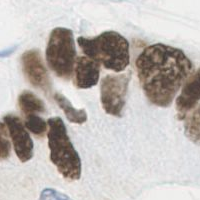
#> input picture data/cluster1.bmp, 200 x 200 px; its folder holds only this picture in this run
$ python -i imageprocessing.py   (imports and definitions only)   (older library calls are emulated)
#> lines starting #> are read from the running program, lines starting #| are printed output that depends on the picture; after the words box and inside, x2 and y2 are one past the last pixel; in counts of white or black regions, pixels touching at a corner belong together
# image processing functionality modularized

from __future__ import division
import math
import cv2
import numpy as np

class Slide:
    # TODO: rename class more appropriately
    ''' data pipeline created from raw image data; provides mechanism for extracting primitive features of image (e.g., spatially intact representation of those pixels falling within some specified color threshold) '''

    def __init__(self, filename):
        ''' internal representations of image as numpy.ndarray matrix stored to avoid recomputation '''
#> called with filename = 'data/cluster1.bmp'
        self.bgr = cv2.imread(filename)
#> self.bgr is the input picture: shape (200, 200, 3); mean B, G, R 178.8, 182.7, 189.1
        self.gray = cv2.imread(filename, 0)
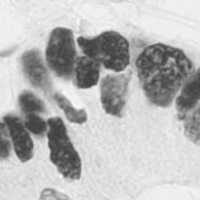
#> self.gray: shape (200, 200); min 56, max 252, mean 184.2
        self.DAB_MASK_VALUES = {
            # NOTE: these hsv values chosen through trial and error
            # hl -> hue lower bound
            # hh -> hue higher bound
            # sl -> saturation lower bound
            # sh -> saturation higher bound
            # vl -> volume lower bound
            # vh -> volume higher bound
            "hl": 3,
            "hh": 20,
            "sl": 60,
            "sh": 180,
            "vl": 25,
            "vh": 250}
        self.AP_MASK_VALUES = {
            # NOTE: these hsv values chosen through trial and error
            # hl -> hue lower bound
            # hh -> hue higher bound
            # sl -> saturation lower bound
            # sh -> saturation higher bound
            # vl -> volume lower bound
            # vh -> volume higher bound
            "hl": 150,
            "hh": 185,
            "sl": 40,
            "sh": 220,
            "vl": 65,
            "vh": 240}

    # [19 lines left out: functions generate_mask, extract_pigment, not called in this run]

    def count_pixels(self, mask):
        ''' generic method for integer count of pixels that fall into some specified region of the hsv colorspace '''
        return cv2.countNonZero(self.generate_mask(mask))

    # [8 lines left out: function contour_data, not called in this run]

    def draw_contours(self, contours, image):
        ''' returns contour outlines from an image of regions of interest '''
        return cv2.drawContours(image, contours, -1, (150,150,150), 3)

    # [17 lines left out: functions geometric_centers, signal_count, not called in this run]

    def contour_radii(self, contours):
        ''' list of radii associated with contour sets specified by parameter '''
        return [math.sqrt(cv2.contourArea(contour)/math.pi) for contour in contours]

    # [11 lines left out: function distance, not called in this run]

    def background(self):
        ''' extract only uncolored background from image '''
        kernel = np.ones((4,4), np.uint8)
        eroded_img =  cv2.erode(self.gray, kernel, iterations=2)
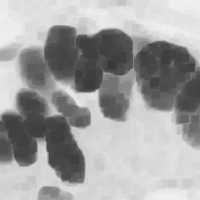
#> eroded_img: shape (200, 200); min 56, max 239, mean 161.5
        ret, thresh = cv2.threshold(eroded_img, 200, 255, cv2.THRESH_BINARY_INV)
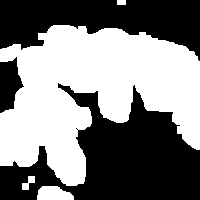
#> thresh: shape (200, 200); 49.9% white; 4 white regions, box (x1, y1, x2, y2) and area: (0, 25, 200, 186) 19386, (37, 186, 74, 200) 414, (22, 176, 35, 190) 98, (117, 0, 126, 5) 45
        return cv2.bitwise_and(self.bgr, self.bgr, mask = thresh)
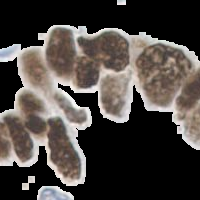
#> returned value: shape (200, 200, 3); mean of channels 0, 1, 2 64.9, 68.7, 74.8; drawn as B, G, R

>>> result = Slide('data/cluster1.bmp').background()

$ run again, on data/cluster10.bmp
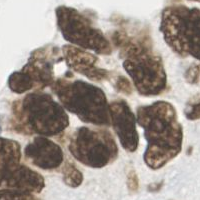
#> input picture data/cluster10.bmp, 200 x 200 px
#> in __init__, self.bgr is the input picture: shape (200, 200, 3); mean B, G, R 140.7, 148.9, 160.6
#> in background, `ret, thresh = cv2.threshold(eroded_img, 200, 255, cv2.THRESH_BINARY_INV)`:
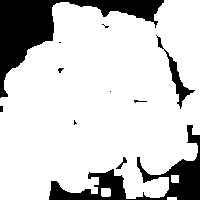
#> thresh: shape (200, 200); 81% white; 11 black regions (7 under 20 px), largest, box (x1, y1, x2, y2) and area: (0, 0, 164, 98) 4277, (49, 125, 200, 200) 2766, (156, 35, 195, 109) 444, (116, 157, 127, 169) 42
#> in background, `return cv2.bitwise_and(self.bgr, self.bgr, mask = thresh)`:
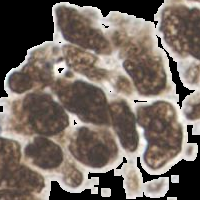
#> returned value: shape (200, 200, 3); mean of channels 0, 1, 2 97.3, 105.3, 116.8; drawn as B, G, R

$ run again, on data/cluster11.bmp
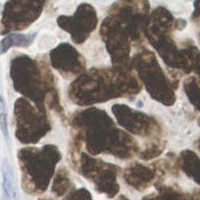
#> input picture data/cluster11.bmp, 200 x 200 px
#> in __init__, self.bgr is the input picture: shape (200, 200, 3); mean B, G, R 119.3, 126.4, 137.8
#> in background, `ret, thresh = cv2.threshold(eroded_img, 200, 255, cv2.THRESH_BINARY_INV)`:
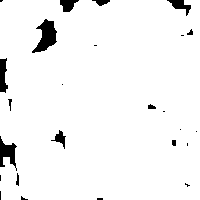
#> thresh: shape (200, 200); 96% white; 25 black regions (13 under 20 px), largest, box (x1, y1, x2, y2) and area: (32, 19, 57, 53) 447, (0, 136, 17, 171) 291, (0, 58, 8, 93) 201
#> in background, `return cv2.bitwise_and(self.bgr, self.bgr, mask = thresh)`:
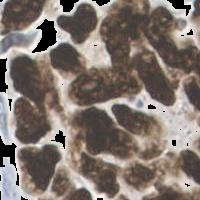
#> returned value: shape (200, 200, 3); mean of channels 0, 1, 2 110.4, 117.5, 128.8; drawn as B, G, R

$ run again, on data/cluster12.bmp
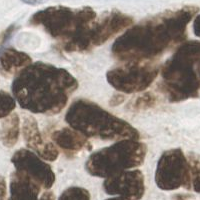
#> input picture data/cluster12.bmp, 200 x 200 px
#> in __init__, self.bgr is the input picture: shape (200, 200, 3); mean B, G, R 125.4, 133.4, 145.2
#> in background, `ret, thresh = cv2.threshold(eroded_img, 200, 255, cv2.THRESH_BINARY_INV)`:
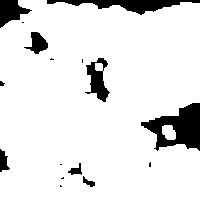
#> thresh: shape (200, 200); 89.7% white; 16 black regions (8 under 20 px), largest, box (x1, y1, x2, y2) and area: (141, 103, 200, 151) 1530, (47, 0, 200, 15) 956, (85, 58, 110, 102) 532
#> in background, `return cv2.bitwise_and(self.bgr, self.bgr, mask = thresh)`:
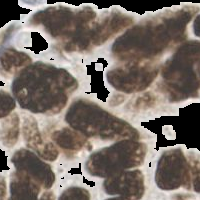
#> returned value: shape (200, 200, 3); mean of channels 0, 1, 2 102.9, 110.7, 122.2; drawn as B, G, R
